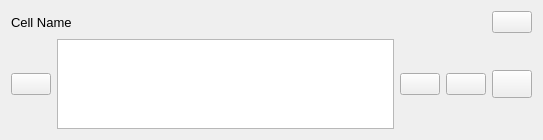
<?xml version="1.0" encoding="UTF-8"?>
<ui version="4.0">
 <class>CopyPasteCell</class>
 <widget class="QWidget" name="CopyPasteCell">
  <property name="geometry">
   <rect>
    <x>0</x>
    <y>0</y>
    <width>543</width>
    <height>140</height>
   </rect>
  </property>
  <property name="sizePolicy">
   <sizepolicy hsizetype="Expanding" vsizetype="Expanding">
    <horstretch>0</horstretch>
    <verstretch>0</verstretch>
   </sizepolicy>
  </property>
  <property name="windowTitle">
   <string>Form</string>
  </property>
  <layout class="QVBoxLayout" name="verticalLayout" stretch="1,0">
   <item>
    <layout class="QHBoxLayout" name="horizontalLayout_2" stretch="1,0,0">
     <property name="spacing">
      <number>7</number>
     </property>
     <property name="sizeConstraint">
      <enum>QLayout::SetMaximumSize</enum>
     </property>
     <property name="bottomMargin">
      <number>0</number>
     </property>
     <item>
      <widget class="QLabel" name="cellLabel">
       <property name="font">
        <font>
         <pointsize>10</pointsize>
        </font>
       </property>
       <property name="text">
        <string>Cell Name</string>
       </property>
      </widget>
     </item>
     <item>
      <spacer name="horizontalSpacer">
       <property name="orientation">
        <enum>Qt::Horizontal</enum>
       </property>
       <property name="sizeHint" stdset="0">
        <size>
         <width>40</width>
         <height>20</height>
        </size>
       </property>
      </spacer>
     </item>
     <item>
      <widget class="QPushButton" name="editLabelButton">
       <property name="toolTip">
        <string>Edit Cell Name</string>
       </property>
       <property name="statusTip">
        <string>Edit Cell Name</string>
       </property>
       <property name="text">
        <string/>
       </property>
      </widget>
     </item>
    </layout>
   </item>
   <item>
    <layout class="QHBoxLayout" name="horizontalLayout" stretch="0,0,0,0,0">
     <item>
      <widget class="QPushButton" name="pasteButton">
       <property name="cursor">
        <cursorShape>PointingHandCursor</cursorShape>
       </property>
       <property name="toolTip">
        <string notr="true" extracomment="Paste your text here">Paste Here</string>
       </property>
       <property name="toolTipDuration">
        <number>-1</number>
       </property>
       <property name="statusTip">
        <string>Paste Here</string>
       </property>
       <property name="whatsThis">
        <string/>
       </property>
       <property name="accessibleDescription">
        <string/>
       </property>
       <property name="text">
        <string/>
       </property>
      </widget>
     </item>
     <item>
      <widget class="QTextEdit" name="textEdit">
       <property name="minimumSize">
        <size>
         <width>0</width>
         <height>70</height>
        </size>
       </property>
       <property name="font">
        <font>
         <pointsize>10</pointsize>
        </font>
       </property>
       <property name="toolTip">
        <string extracomment="Add Text Here"/>
       </property>
       <property name="statusTip">
        <string>Copy/Paste text here</string>
       </property>
      </widget>
     </item>
     <item>
      <widget class="QPushButton" name="copyButton">
       <property name="cursor">
        <cursorShape>PointingHandCursor</cursorShape>
       </property>
       <property name="toolTip">
        <string>Copy from here</string>
       </property>
       <property name="statusTip">
        <string>Copy from here</string>
       </property>
       <property name="text">
        <string/>
       </property>
      </widget>
     </item>
     <item>
      <widget class="QPushButton" name="clearButton">
       <property name="cursor">
        <cursorShape>PointingHandCursor</cursorShape>
       </property>
       <property name="toolTip">
        <string>Erase all text in box</string>
       </property>
       <property name="statusTip">
        <string>Erase all text in box</string>
       </property>
       <property name="text">
        <string/>
       </property>
      </widget>
     </item>
     <item>
      <widget class="QPushButton" name="deleteButton">
       <property name="minimumSize">
        <size>
         <width>0</width>
         <height>28</height>
        </size>
       </property>
       <property name="toolTip">
        <string>Delete this cell</string>
       </property>
       <property name="statusTip">
        <string>Delete this cell</string>
       </property>
       <property name="text">
        <string/>
       </property>
      </widget>
     </item>
    </layout>
   </item>
  </layout>
 </widget>
 <resources/>
 <connections/>
</ui>
